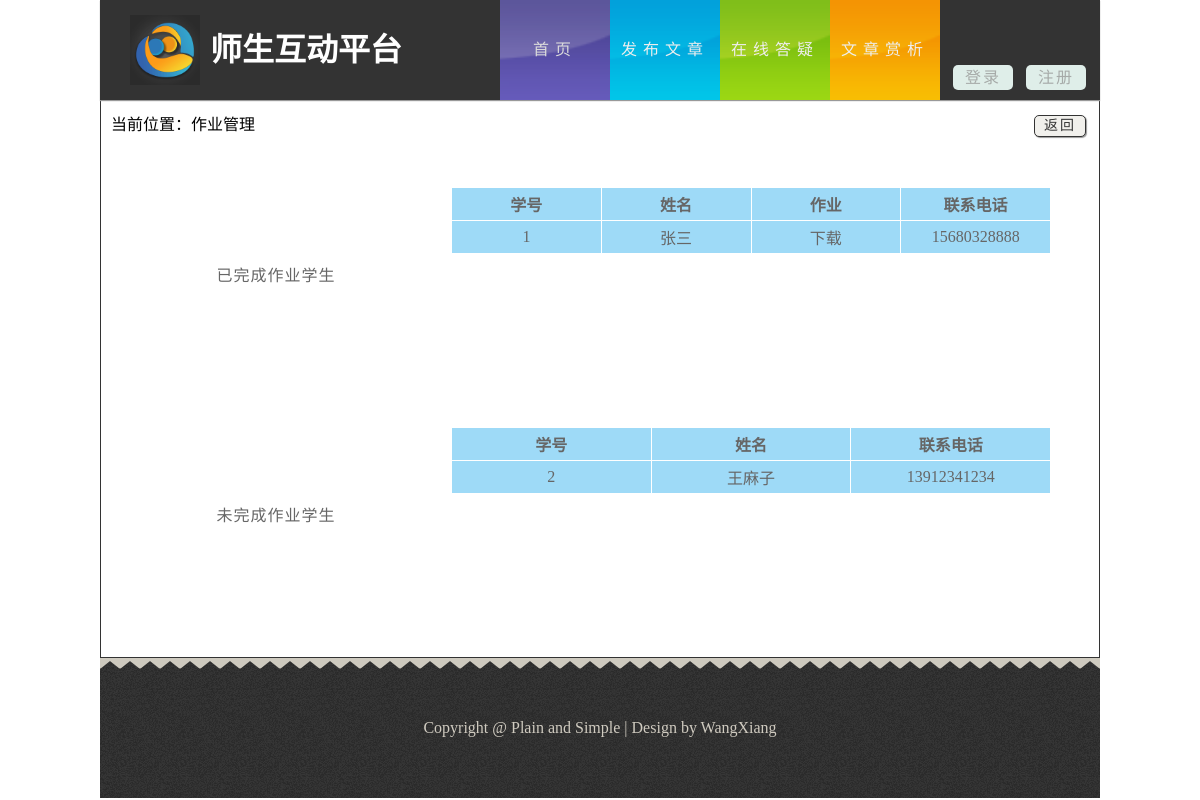
The page /checkhomework.php?oid=33 on the database its author committed.
### tables this page shows
CREATE TABLE `tb_student` (
  `student_id` int(10) NOT NULL AUTO_INCREMENT,
  `account` char(20) DEFAULT NULL,
  `password` char(255) DEFAULT NULL,
  `chinese_name` varchar(255) DEFAULT NULL,
  `sex` varchar(255) DEFAULT NULL,
  `tel` varchar(255) DEFAULT NULL,
  `email` varchar(255) DEFAULT NULL,
  `remark` varchar(255) DEFAULT NULL,
  `count` int(5) DEFAULT '0',
  `head_pic` varchar(100) DEFAULT NULL,
  PRIMARY KEY (`student_id`)
);

### public/checkhomework.php (the view, shortened to what this page needs)
<!DOCTYPE html>
<html lang="zh-cn">
<head>
	<link rel="stylesheet" href="css/style.css">
</head>
<body>
    <header id="header">
	    <div class="sec">
		    <h1 class="logo">师生互动平台</h1>
			<nav class="link">
			    <ul class="o-nav">
			        <li class="active"><a href="###" class="s-bc">首页</a></li>
				    <li><a href="###" class="f-bc">发布文章</a></li>
				    <li><a href="###" class="d-bc">在线答疑</a></li>
				    <li><a href="###" class="w-bc">文章赏析</a></li>
			    </ul>
				<div class="dz">
				    <ul>
					<?php
						if(isset($_COOKIE["name"])){
							echo "<div class=\"dlz\">Hi:<a href=\"setinfo.php\"><span>".$_COOKIE["name"]." </span></a><a href=\"logout.php\">[退出]</a></div>";
						}else{
					?>
					   <li><a href="login.php">登录</a></li>
					   <li><a href="register.php">注册</a></li>
					<?php
						}
					?>
					</ul>
				</div>
			</nav>
		</div>
	</header>
    <div id="content" style="background:#fff;border:1px solid #333;width:998px">
	    <div class="k x">
		    <div class="wz">
			    当前位置：作业管理
			</div>
			<div class="return">
			    <a href="javascript:history.go(-1)">返回</a>
			</div>
			<div class="tjxx">
			    <div>
				    <div class="scsj">
					    已完成作业学生
					</div>
					<div class="tj-bg">
					    <table>
						    <tr class="hg">
							    <th>学号</th>
								<th>姓名</th>
								<th>作业</th>
								<th>联系电话</th>
							</tr>
					<?php
						$oid = $_GET['oid'];
						$result = mysql_query("SELECT * FROM tb_worksub WHERE online_id = '".$oid."' AND state = '1'");
						while($row = mysql_fetch_array($result)){
							echo "<tr class=\"hg\">";
							$student_id = $row['student_id'];
							$result_a = mysql_query("SELECT * FROM tb_student WHERE student_id = '".$student_id."'");
							while ($row_a = mysql_fetch_array($result_a)) {
								echo 	"<td>".$row_a['student_id']."</td>";
								echo 	"<td>".$row_a['chinese_name']."</td>";
								echo 	"<td class=\"xiaz\"><span style=\"cursor:pointer\">下载</span></td>";
								echo 	"<td>".$row_a['tel']."</td>";
							}
							echo "</tr>";
						}
					?>
                        </table>
					</div>
				</div>
				<div class="dingj">
				    <div class="scsj">
					    未完成作业学生
					</div>
					<div class="tj-bg">
					    <table>
						    <tr class="hg">
							    <th>学号</th>
								<th>姓名</th>
								<th>联系电话</th>
							</tr>
					<?php
						$oid = $_GET['oid'];
						$result = mysql_query("SELECT * FROM tb_worksub WHERE online_id = '".$oid."' AND state = '0'");
						while($row = mysql_fetch_array($result)){
							echo "<tr class=\"hg\">";
							$student_id = $row['student_id'];
							$result_a = mysql_query("SELECT * FROM tb_student WHERE student_id = '".$student_id."'");
							while ($row_a = mysql_fetch_array($result_a)) {
								echo 	"<td>".$row_a['student_id']."</td>";
								echo 	"<td>".$row_a['chinese_name']."</td>";
								echo 	"<td>".$row_a['tel']."</td>";
							}
							echo "</tr>";
						}
					?>
                        </table>
					</div>
				</div>
			</div>
		</div>
	</div>
	<footer>
	    <div class="footer">
		      Copyright&nbsp;&#64;&nbsp;Plain and Simple&nbsp;&#124;&nbsp;Design by WangXiang
		</div>
	</footer>
</body>
</html>

### public/css/style.css (style rules this page uses)
body,ul,h1 { margin:0; padding:0; }
.k>.wz,.k>.return { display:inline-block;margin-top:10px;margin-left:10px }
.k .return { width:50px; height:20px; border:1px solid #333; border-radius:5px; text-align:center; line-height:20px; position:relative; left:765px;font-size:14px;letter-spacing:2px;background:#f1f0ec;box-shadow:1px 1px 1px #999 }
.return>a { color:#333; }
#header { width:100%; height:100px; background-color:#fff; }
ul { list-style:none; }
a { text-decoration:none;color:#333 }
.sec { width:1000px; height:100px; background-color:#333; margin:0 auto; box-shadow:0 1px 1px #999; position:relative; z-index:9999; }
.logo { background:url(../img/logo.png) no-repeat; background-size:70px 70px; width:330px; height:70px; text-indent:80px; float:left; margin-left:30px; margin-top:15px; color:#fff; line-height:70px; }
#header .link { float:right; height:100px; width:600px; text-align:center; line-height:100px; letter-spacing:6px; }
#header .o-nav li { float:left; width:110px; }
#header .o-nav li>a { display:block; color:#eee; }
#header .s-bc { background:url(../img/bg1.png) no-repeat; background-size:110px 100px; }
#header .f-bc { background:url(../img/bg2.png) no-repeat; background-size:110px 100px; }
#header .d-bc { background:url(../img/bg3.png) no-repeat; background-size:110px 100px; }
#header .w-bc { background:url(../img/bg4.png) no-repeat; background-size:110px 100px; }
#header .o-nav li>a:hover,#header .o-nav .active>a { opacity:0.9; }
#header .dz>ul>li { width:60px; float:left; color:#eee; line-height:25px; margin-left:13px; }
#header .dz>ul>li>a { display:block; background-color:#dfeee9; border-radius:5px; margin-top:65px; color:#a6aaa8; letter-spacing:2px; }
#content { background:#cecabf; width:1000px; height:auto; margin:0 auto; padding-bottom:30px; }
footer { margin:0 auto; width:1000px; background:#cecabf; }
.footer { background:url(../img/footer.png); width:1000px; height:140px; color:#d0cbc0; text-align:center; line-height:140px; font-family:SimHei; }
.tjxx>div { margin-top:50px; }
.scsj { display:inline-block;width:350px;text-align:center;float:left;margin-top:75px;letter-spacing:1px;color:#666; }
.tj-bg { display:inline-block;width:600px;margin-bottom:10px;height:166px;overflow-y:scroll; }
.tj-bg>table { width:100%;border-collapse:collapse;background:#9edaf7; }
.tj-bg>table td,.tj-bg>table th { border:1px solid #fff;height:50px;width:100px;text-align:center;color:#666; }
.tj-bg>table .hg>td,.tj-bg>table .hg>th { height:30px; }
.tjxx .dingj { margin-top:60px; }
.x { margin-bottom:20px; }

### rows shown on the page
tb_student: student_id "1", chinese_name "张三", tel "15680328888"
tb_student: student_id "2", chinese_name "王麻子", tel "13912341234"
